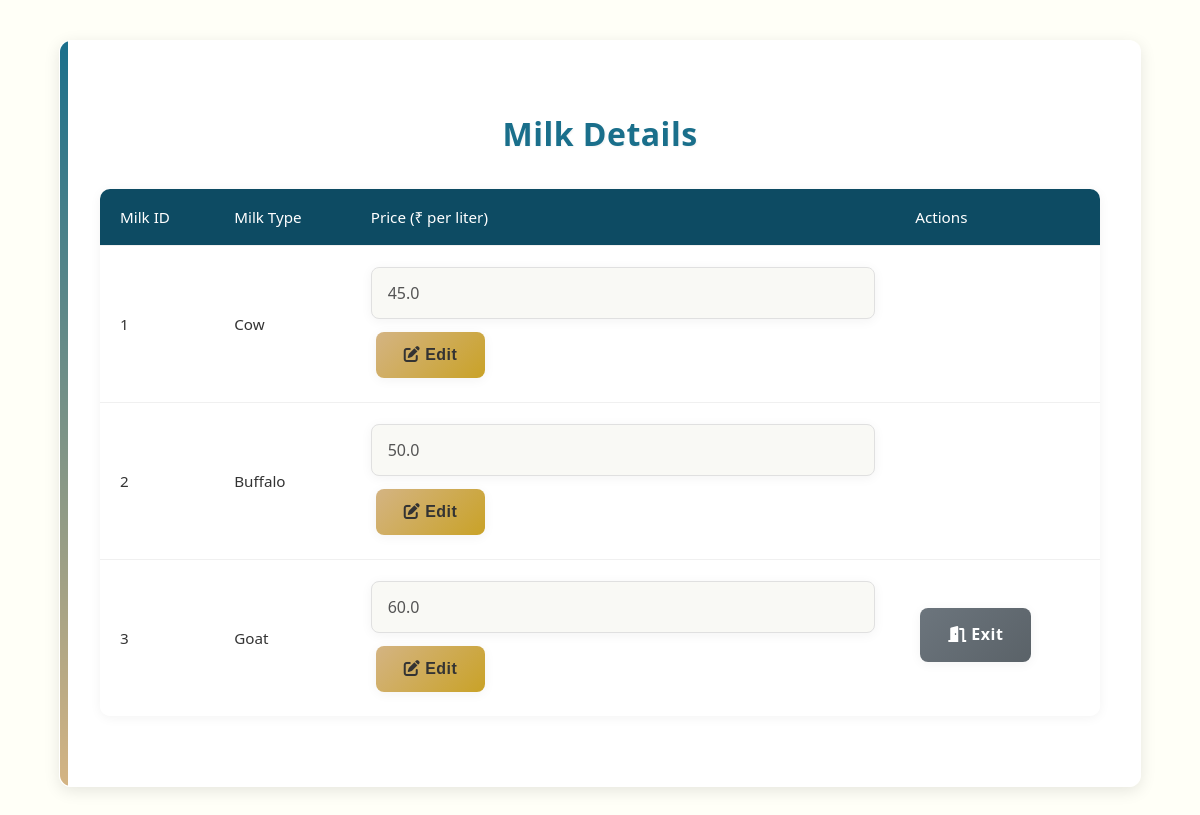
Before: /milk_details (signed in) with the older database file.
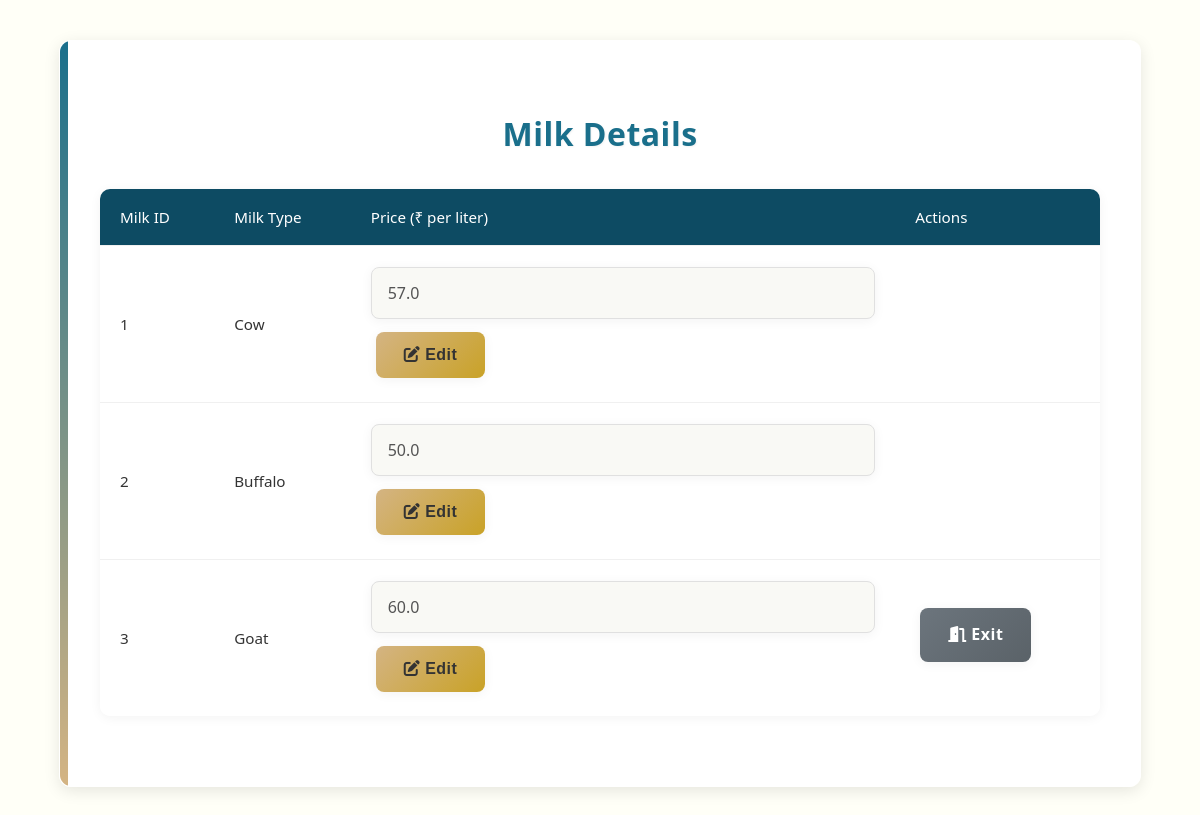
After: the same page with the newer database file.
### app.py (models this page shows)
class Milk(db.Model):
    id = db.Column(db.Integer, primary_key=True)
    milk_type = db.Column(db.String(20), unique=True, nullable=False)
    price = db.Column(db.Float, nullable=False)

### app.py (the view, shortened to what this page needs)
@app.route('/milk_details', methods=['GET', 'POST'])
def milk_details():
    if 'user' not in session:
        return redirect(url_for('login'))
    milk_records = Milk.query.all()
    return render_template('milk_details.html', milk_records=milk_records)

### templates/milk_details.html (shortened to what this page needs)
<!DOCTYPE html>
<html lang="en">
<head>
    <link rel="stylesheet" href="{{ url_for('static', filename='style.css') }}">
    <link rel="stylesheet" href="https://cdnjs.cloudflare.com/ajax/libs/font-awesome/6.0.0/css/all.min.css">
</head>
<body>
    <div class="container">
        <h2>Milk Details</h2>
        <div class="table-container">
            <table>
                <thead>
                    <tr>
                        <th>Milk ID</th>
                        <th>Milk Type</th>
                        <th>Price (₹ per liter)</th>
                        <th>Actions</th>
                    </tr>
                </thead>
                <tbody>
                    {% for milk in milk_records %}
                    <tr>
                        <td>{{ milk.id }}</td>
                        <td>{{ milk.milk_type }}</td>
                        <td>
                            <form method="POST" onsubmit="return validateEdit('{{ milk.id }}')">
                                <input type="number" step="0.01" name="new_price"
                                       id="price-{{ milk.id }}" value="{{ milk.price }}"
                                       min="1" required disabled class="form-control">
                                <button type="button" id="edit-{{ milk.id }}"
                                        onclick="enableEdit('{{ milk.id }}')" class="btn btn-sm btn-gold">
                                    <i class="fas fa-edit"></i> Edit
                                </button>
                            </form>
                        </td>
                        <td>
                            {% if loop.last %}
                                <a href="{{ url_for('dashboard') }}" class="btn btn-sm btn-secondary">
                                    <i class="fas fa-door-open"></i> Exit
                                </a>
                            {% endif %}
                        </td>
                    </tr>
                    {% endfor %}
                </tbody>
            </table>
        </div>
    </div>
</body>
</html>

Changed rows visible on the page:
changed Milk "Cow": new_price "45.0" → "57.0"
